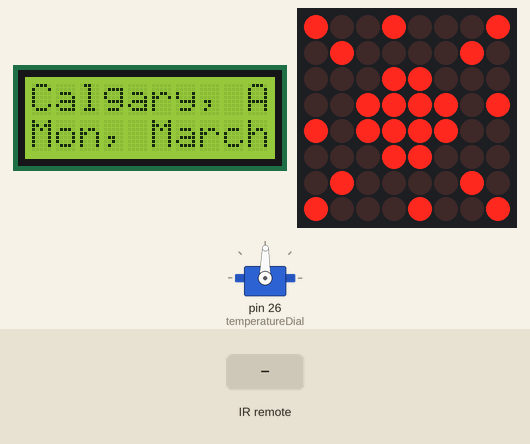
The sketch below on a simulated Arduino Mega 2560, built with avr-gcc and run on an emulated ATmega2560. Parts: 10×2 character LCD, servo, 8×8 LED matrix. Inputs (shaded band) come from the test bench. What the sketch prints to the serial monitor is not drawn.

Above: at 1.2 s.
1.3 s: infrared code 0xFFC23D received
At 2.5 s:
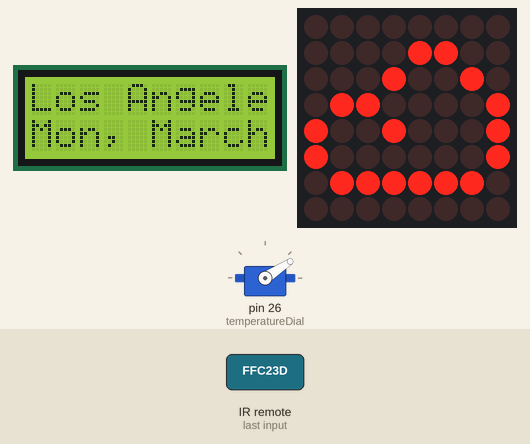
2.8 s: infrared code 0xFF30CF received
At 3.7 s:
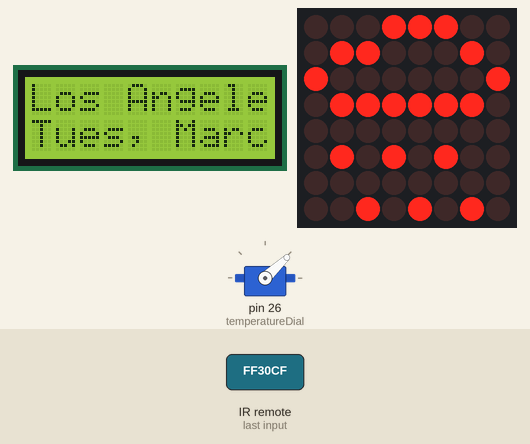
4.3 s: infrared code 0xFF18E7 received
At 4.8 s:
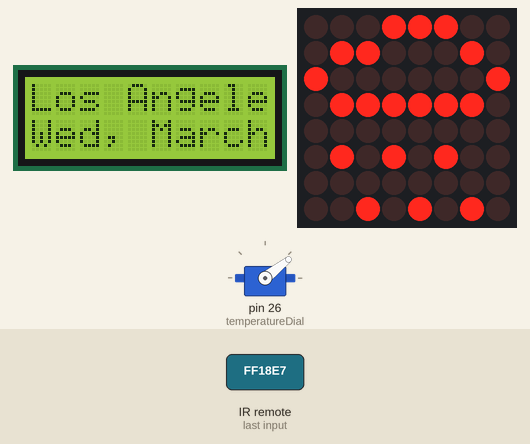
5.8 s: infrared code 0xFF7A85 received
At 7.0 s:
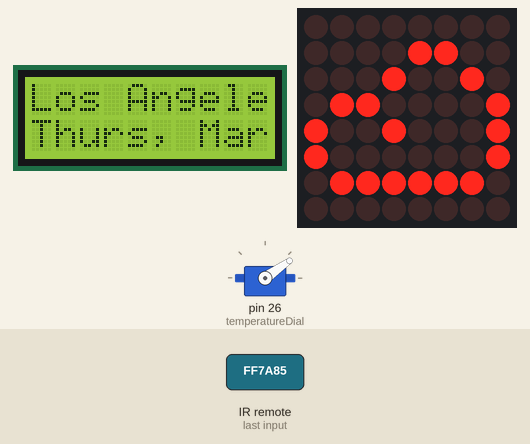
7.3 s: infrared code 0xFF10EF received
At 8.3 s:
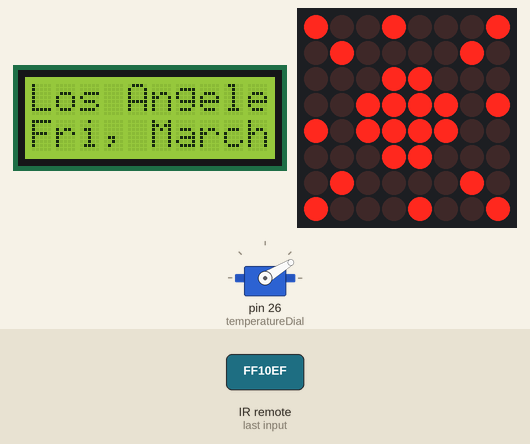
8.8 s: infrared code 0xFF38C7 received
At 9.4 s:
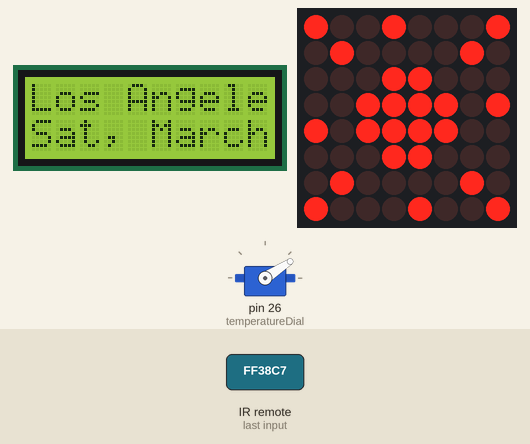
Timing chart, 0 to 11.3 s (numbered marks = the images above; inputs shaded):
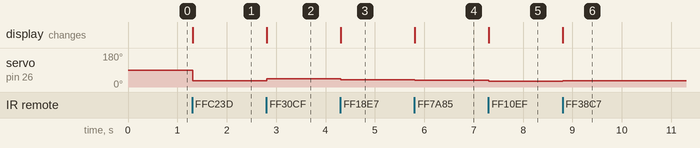

The sketch:

FamilyForecast.ino
```cpp
#include "LedControl.h"
#include "binary.h"
#include "IRremote.h"
#include <LiquidCrystal.h>
#include <Servo.h>

const int WIND = 0;
const int RAIN = 1;
const int SUN = 2;
const int CLOUD = 3;

byte DRAWINGS[4][8] = {
  {B00001100,B00010010,B00100001, B00100101, B00011001, B00000010, B11111100,B00000000},
  {B00011100, B01100010, B10000001, B01111110, B00000000, B01010100, B00000000, B00101010},
  {B10010001, B01000010, B00011000, B00111101, B10111100, B00011000, B01000010, B10001001},
  {B00000000, B00001100, B00010010, B01100001, B10010001, B10000001, B01111110, B00000000}
};

const String WeatherTypeMatrix[10][4] {
  {"Sunny", "Cloudy", "Precipitation", "Windy"},
  {"Windy", "Precipitation", "Precipitation", "Cloudy"},
  {"Windy", "Precipitation", "Precipitation", "Precipitation"},
  {"Cloudy", "Cloudy", "Windy", "Precipitation"},
  {"Precipitation", "Sunny", "Windy", "Precipitation"},
  {"Cloudy", "Sunny", "Windy", "Sunny"},
  {"Windy", "Cloudy", "Windy", "Precipitation"},
  {"Cloudy", "Cloudy", "Windy", "Cloudy"},
  {"Cloudy", "Precipitation", "Precipitation", "Cloudy"},
  {"Cloudy", "Precipitation", "Precipitation", "Precipitation"}
};

const int TemperatureMatrix[10][4] {
  {2, 22, 10, 11},
  {6, 18, 8, 5},
  {8, 20, 2, 9},
  {4, 21, 4, 8},
  { -1, 23, 6, 10},
  {1, 22, 7, 10},
  {3, 21, 6, 12},
  {0, 21, 5, 10},
  {2, 19, 7, 10},
  {5, 20, 7, 11}
};

const String CitiesArray[4] = {
  "Calgary, AB",
  "Los Angeles, CA",
  "Toronto, ON",
  "Chicago, IL"
};

const String DatesArray[10] = {
  "Mon, March 9",
  "Tues, March 10",
  "Wed, March 11",
  "Thurs, March 12",
  "Fri, March 13",
  "Sat, March 14",
  "Sun, March 15",
  "Mon, March 16",
  "Tues, March 17",
  "Wed, March 18"
};

int currentCity = 0;
int currentDay = 0;

/*
 DIN connects to pin 12
 CLK connects to pin 11
 CS connects to pin 10
*/
LedControl lc= LedControl(12,11,10,1);

/*
 * D7: 34
 * D6: 35
 * D5: 32
 * D4: 33
 *
 * E: 51
 * RS: 50
 */
 LiquidCrystal lcd(50, 51, 33, 32, 35, 34);

Servo temperatureDial;

// Delcaration values for IR Receiver
const int RECV_PIN = 53;
IRrecv irrecv(RECV_PIN);
decode_results results;

int currentDrawingIndex = 0;

void setup(){
  Serial.begin(9600);
  // Set up the IR Receiver
  irrecv.enableIRIn();
  irrecv.blink13(true);

  // Set up the LED matrix
  lc.shutdown(0,false);
  // Set brightness to a medium value
  lc.setIntensity(0, 4);
  // Clear the display
  lc.clearDisplay(0);

  // Setup the LCD Screen
  lcd.begin(10, 2);
  lcd.setCursor(0, 0);

  temperatureDial.attach(26);
  int servoPosition = GetServoPosition(TemperatureMatrix[currentDay][currentCity]);
  temperatureDial.write(servoPosition);

  // Get the index value for the Weather
  int index = GetWeatherIndexValue(WeatherTypeMatrix[currentDay][currentCity]);
  // Set the current drawing to the first day of the first city
  draw(DRAWINGS[index]);
  // Print the name of the first city to the lcd screen
  lcd.print(CitiesArray[0]);
  lcd.setCursor(0, 1);
  lcd.print(DatesArray[0]);
  delay(5.00);
}

// Draws the given array of draws on the led matrix
void draw(byte* drawing){
  lc.setRow(0,0,drawing[0]);
  lc.setRow(0,1,drawing[1]);
  lc.setRow(0,2,drawing[2]);
  lc.setRow(0,3,drawing[3]);
  lc.setRow(0,4,drawing[4]);
  lc.setRow(0,5,drawing[5]);
  lc.setRow(0,6,drawing[6]);
  lc.setRow(0,7,drawing[7]);
}

int GetWeatherIndexValue(String weatherType) {
  if (weatherType == "Sunny") {
    return SUN;
  } else if (weatherType == "Cloudy") {
    return CLOUD;
  } else if (weatherType == "Precipitation") {
    return RAIN;
  } else {
    return WIND;
  }
}

int GetServoPosition(int temperature) {

  int pos = 0;
  if (temperature <= 0) {
    pos = ((temperature * -2.4) + 95);
  } else if (temperature > 0 && temperature <= 10) {
    pos = ((temperature * -2.8) + 95);
  } else if (temperature > 10 && temperature <= 15) {
    pos = ((temperature * -3) + 97);
  } else if (temperature > 15 && temperature <= 20) {
    pos = ((temperature * -2.8) + 94);
  } else if (temperature > 20 && temperature <= 25) {
    pos = ((temperature * -2.2) + 82);
  } else {
    pos = ((temperature * -2.63) + 96);
  }

  return pos;
}

void loop(){
  // If the IR Reciever receives a message
  if (irrecv.decode(&results)){
    // Print the hex value received
    Serial.println(results.value, HEX);
    // If the >>| button was pressed
    if (results.value == 0xFFC23D) {
      // Increment the index of which value is currently shown
      currentCity++;
      currentDay = 0;
      // If the index is greater than the maximum possible value, reset it to 0
      if (currentCity > 3) {
        currentCity = 0;
      }
    }
    // If the |<< button was pressed
    else if (results.value == 0xFF22DD) {
      // Decrement the index of which value is currently shown
      currentCity--;
      currentDay = 0;
      if (currentCity < 0) {
        // If the index is less than the minimum possible value, reset it to the maximum
        currentCity = 3;
      }
    }
    // If the '0' button was pressed
    else if (results.value == 0xFF6897) {
      currentDay = 0;
    }
    else if (results.value == 0xFF30CF) {
      currentDay = 1;
    }
    else if (results.value == 0xFF18E7) {
      currentDay = 2;
    }
    else if (results.value == 0xFF7A85) {
      currentDay = 3;
    }
    else if (results.value == 0xFF10EF) {
      currentDay = 4;
    }
    else if (results.value == 0xFF38C7) {
      currentDay = 5;
    }
    else if (results.value == 0xFF5AA5) {
      currentDay = 6;
    }
    else if (results.value == 0xFF42BD) {
      currentDay = 7;
    }
    else if (results.value == 0xFF4AB5) {
      currentDay = 8;
    }
    else if (results.value == 0xFF52AD) {
      currentDay = 9;
    } else if (results.value == 0xFFA25D) {
      currentDay = 0;
      currentCity = 0;
    }

    int drawing = GetWeatherIndexValue(WeatherTypeMatrix[currentDay][currentCity]);

    // Draw the relevant image in the LED Matrix
    draw(DRAWINGS[drawing]);
    // Clear the lcd screen
    lcd.clear();
    lcd.setCursor(0, 0);
    // Print the city name to the lcd screen
    lcd.print(CitiesArray[currentCity]);
    lcd.setCursor(0, 1);
    lcd.print(DatesArray[currentDay]);

    int servoPosition = GetServoPosition(TemperatureMatrix[currentDay][currentCity]);
    temperatureDial.write(servoPosition);

    delay(500);
    irrecv.resume();
  }
}
```

Measured:
- after the input at 1.3 s, servo on pin 26 (temperatureDial): 89° → 33° at once; the display: changes at once (image 1)
- after the input at 2.8 s, servo on pin 26 (temperatureDial): 33° → 43° at once; the display: changes at once (image 2)
- after the input at 4.3 s, servo on pin 26 (temperatureDial): 43° → 38° at once; the display: changes at once (image 3)
- after the input at 5.8 s, servo on pin 26 (temperatureDial): 38° → 35° at once; the display: changes at once (image 4)
- after the input at 7.3 s, servo on pin 26 (temperatureDial): 35° → 31° at once; the display: changes at once (image 5)
- after the input at 8.8 s, servo on pin 26 (temperatureDial): 31° → 33° at once; the display: changes at once (image 6)
